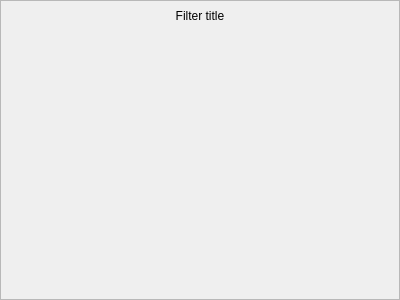
<?xml version="1.0" encoding="UTF-8"?>
<ui version="4.0">
 <class>FilterWidget</class>
 <widget class="QWidget" name="FilterWidget">
  <property name="geometry">
   <rect>
    <x>0</x>
    <y>0</y>
    <width>400</width>
    <height>300</height>
   </rect>
  </property>
  <property name="windowTitle">
   <string>Form</string>
  </property>
  <layout class="QVBoxLayout" name="verticalLayout">
   <property name="spacing">
    <number>0</number>
   </property>
   <property name="leftMargin">
    <number>0</number>
   </property>
   <property name="topMargin">
    <number>0</number>
   </property>
   <property name="rightMargin">
    <number>0</number>
   </property>
   <property name="bottomMargin">
    <number>0</number>
   </property>
   <item>
    <widget class="QFrame" name="frame">
     <property name="frameShape">
      <enum>QFrame::StyledPanel</enum>
     </property>
     <property name="frameShadow">
      <enum>QFrame::Raised</enum>
     </property>
     <layout class="QVBoxLayout" name="verticalLayout_2" stretch="1,9">
      <property name="spacing">
       <number>0</number>
      </property>
      <property name="leftMargin">
       <number>0</number>
      </property>
      <property name="topMargin">
       <number>0</number>
      </property>
      <property name="rightMargin">
       <number>0</number>
      </property>
      <property name="bottomMargin">
       <number>0</number>
      </property>
      <item>
       <widget class="QLabel" name="titleLabel">
        <property name="text">
         <string>Filter title</string>
        </property>
        <property name="alignment">
         <set>Qt::AlignCenter</set>
        </property>
       </widget>
      </item>
      <item>
       <widget class="QLabel" name="thumbnailLabel">
        <property name="text">
         <string/>
        </property>
        <property name="alignment">
         <set>Qt::AlignCenter</set>
        </property>
       </widget>
      </item>
     </layout>
    </widget>
   </item>
  </layout>
 </widget>
 <resources/>
 <connections/>
</ui>
